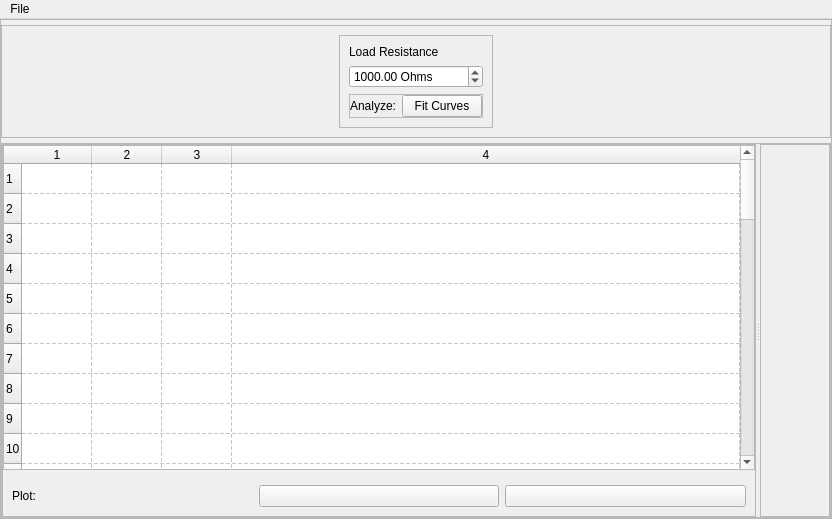
<?xml version="1.0" encoding="UTF-8"?>
<ui version="4.0">
 <class>MainWindow</class>
 <widget class="QMainWindow" name="MainWindow">
  <property name="geometry">
   <rect>
    <x>0</x>
    <y>0</y>
    <width>832</width>
    <height>519</height>
   </rect>
  </property>
  <property name="windowTitle">
   <string>MainWindow</string>
  </property>
  <widget class="QWidget" name="centralwidget">
   <layout class="QGridLayout" name="gridLayout_3">
    <property name="margin">
     <number>0</number>
    </property>
    <item row="0" column="0">
     <widget class="QFrame" name="widgetFrameOuter">
      <property name="sizePolicy">
       <sizepolicy hsizetype="Preferred" vsizetype="Preferred">
        <horstretch>0</horstretch>
        <verstretch>0</verstretch>
       </sizepolicy>
      </property>
      <property name="styleSheet">
       <string notr="true"/>
      </property>
      <property name="frameShape">
       <enum>QFrame::StyledPanel</enum>
      </property>
      <property name="frameShadow">
       <enum>QFrame::Raised</enum>
      </property>
      <property name="class" stdset="0">
       <string>PeripheralCollection</string>
      </property>
      <layout class="QVBoxLayout" name="verticalLayout_3">
       <property name="spacing">
        <number>5</number>
       </property>
       <property name="leftMargin">
        <number>0</number>
       </property>
       <property name="topMargin">
        <number>5</number>
       </property>
       <property name="rightMargin">
        <number>0</number>
       </property>
       <property name="bottomMargin">
        <number>0</number>
       </property>
       <item>
        <widget class="QFrame" name="frame">
         <property name="frameShape">
          <enum>QFrame::StyledPanel</enum>
         </property>
         <property name="frameShadow">
          <enum>QFrame::Raised</enum>
         </property>
         <layout class="QVBoxLayout" name="verticalLayout">
          <item>
           <layout class="QHBoxLayout" name="WidgetLayout">
            <item>
             <widget class="QFrame" name="frame_5">
              <property name="sizePolicy">
               <sizepolicy hsizetype="Maximum" vsizetype="Maximum">
                <horstretch>0</horstretch>
                <verstretch>0</verstretch>
               </sizepolicy>
              </property>
              <property name="minimumSize">
               <size>
                <width>0</width>
                <height>20</height>
               </size>
              </property>
              <property name="frameShape">
               <enum>QFrame::StyledPanel</enum>
              </property>
              <property name="frameShadow">
               <enum>QFrame::Raised</enum>
              </property>
              <layout class="QVBoxLayout" name="verticalLayout_4">
               <item>
                <widget class="QLabel" name="label">
                 <property name="sizePolicy">
                  <sizepolicy hsizetype="Preferred" vsizetype="Maximum">
                   <horstretch>0</horstretch>
                   <verstretch>0</verstretch>
                  </sizepolicy>
                 </property>
                 <property name="text">
                  <string>Load Resistance</string>
                 </property>
                </widget>
               </item>
               <item>
                <widget class="QDoubleSpinBox" name="resistance">
                 <property name="sizePolicy">
                  <sizepolicy hsizetype="Minimum" vsizetype="Maximum">
                   <horstretch>0</horstretch>
                   <verstretch>0</verstretch>
                  </sizepolicy>
                 </property>
                 <property name="suffix">
                  <string> Ohms</string>
                 </property>
                 <property name="maximum">
                  <double>10000.000000000000000</double>
                 </property>
                 <property name="value">
                  <double>1000.000000000000000</double>
                 </property>
                </widget>
               </item>
               <item>
                <widget class="QFrame" name="frame_4">
                 <property name="frameShape">
                  <enum>QFrame::StyledPanel</enum>
                 </property>
                 <property name="frameShadow">
                  <enum>QFrame::Raised</enum>
                 </property>
                 <layout class="QHBoxLayout" name="horizontalLayout">
                  <property name="margin">
                   <number>0</number>
                  </property>
                  <item>
                   <widget class="QLabel" name="analysisLabel">
                    <property name="text">
                     <string>Analyze:</string>
                    </property>
                   </widget>
                  </item>
                  <item>
                   <widget class="QPushButton" name="pushButton">
                    <property name="text">
                     <string>Fit Curves</string>
                    </property>
                   </widget>
                  </item>
                 </layout>
                </widget>
               </item>
              </layout>
             </widget>
            </item>
           </layout>
          </item>
         </layout>
        </widget>
       </item>
       <item>
        <widget class="QFrame" name="frame_2">
         <property name="sizePolicy">
          <sizepolicy hsizetype="Preferred" vsizetype="MinimumExpanding">
           <horstretch>0</horstretch>
           <verstretch>0</verstretch>
          </sizepolicy>
         </property>
         <property name="minimumSize">
          <size>
           <width>0</width>
           <height>50</height>
          </size>
         </property>
         <property name="frameShape">
          <enum>QFrame::StyledPanel</enum>
         </property>
         <property name="frameShadow">
          <enum>QFrame::Raised</enum>
         </property>
         <property name="class" stdset="0">
          <string>PeripheralCollectionInner</string>
         </property>
         <layout class="QHBoxLayout" name="horizontalLayout_2">
          <property name="spacing">
           <number>0</number>
          </property>
          <property name="margin">
           <number>0</number>
          </property>
          <item>
           <widget class="QSplitter" name="splitter">
            <property name="orientation">
             <enum>Qt::Horizontal</enum>
            </property>
            <widget class="QFrame" name="frame_3">
             <property name="sizePolicy">
              <sizepolicy hsizetype="Maximum" vsizetype="Preferred">
               <horstretch>0</horstretch>
               <verstretch>0</verstretch>
              </sizepolicy>
             </property>
             <property name="minimumSize">
              <size>
               <width>300</width>
               <height>0</height>
              </size>
             </property>
             <property name="frameShape">
              <enum>QFrame::StyledPanel</enum>
             </property>
             <property name="frameShadow">
              <enum>QFrame::Raised</enum>
             </property>
             <layout class="QVBoxLayout" name="verticalLayout_2">
              <property name="margin">
               <number>0</number>
              </property>
              <item>
               <widget class="QTableWidget" name="resultsTable">
                <property name="sizePolicy">
                 <sizepolicy hsizetype="Preferred" vsizetype="Expanding">
                  <horstretch>0</horstretch>
                  <verstretch>0</verstretch>
                 </sizepolicy>
                </property>
                <property name="autoScrollMargin">
                 <number>10</number>
                </property>
                <property name="textElideMode">
                 <enum>Qt::ElideRight</enum>
                </property>
                <property name="gridStyle">
                 <enum>Qt::DashLine</enum>
                </property>
                <property name="sortingEnabled">
                 <bool>false</bool>
                </property>
                <property name="rowCount">
                 <number>50</number>
                </property>
                <property name="columnCount">
                 <number>4</number>
                </property>
                <attribute name="horizontalHeaderCascadingSectionResizes">
                 <bool>true</bool>
                </attribute>
                <attribute name="horizontalHeaderDefaultSectionSize">
                 <number>70</number>
                </attribute>
                <attribute name="horizontalHeaderMinimumSectionSize">
                 <number>70</number>
                </attribute>
                <attribute name="horizontalHeaderShowSortIndicator" stdset="0">
                 <bool>false</bool>
                </attribute>
                <attribute name="horizontalHeaderStretchLastSection">
                 <bool>true</bool>
                </attribute>
                <attribute name="verticalHeaderStretchLastSection">
                 <bool>true</bool>
                </attribute>
                <row/>
                <row/>
                <row/>
                <row/>
                <row/>
                <row/>
                <row/>
                <row/>
                <row/>
                <row/>
                <row/>
                <row/>
                <row/>
                <row/>
                <row/>
                <row/>
                <row/>
                <row/>
                <row/>
                <row/>
                <row/>
                <row/>
                <row/>
                <row/>
                <row/>
                <row/>
                <row/>
                <row/>
                <row/>
                <row/>
                <row/>
                <row/>
                <row/>
                <row/>
                <row/>
                <row/>
                <row/>
                <row/>
                <row/>
                <row/>
                <row/>
                <row/>
                <row/>
                <row/>
                <row/>
                <row/>
                <row/>
                <row/>
                <row/>
                <row/>
                <column/>
                <column/>
                <column/>
                <column/>
               </widget>
              </item>
              <item>
               <widget class="QFrame" name="frame_6">
                <property name="sizePolicy">
                 <sizepolicy hsizetype="Preferred" vsizetype="Preferred">
                  <horstretch>0</horstretch>
                  <verstretch>0</verstretch>
                 </sizepolicy>
                </property>
                <property name="frameShape">
                 <enum>QFrame::NoFrame</enum>
                </property>
                <property name="frameShadow">
                 <enum>QFrame::Raised</enum>
                </property>
                <layout class="QHBoxLayout" name="horizontalLayout_3">
                 <item>
                  <widget class="QLabel" name="label_3">
                   <property name="text">
                    <string>Plot:</string>
                   </property>
                  </widget>
                 </item>
                 <item>
                  <widget class="QPushButton" name="plotAButton">
                   <property name="text">
                    <string/>
                   </property>
                  </widget>
                 </item>
                 <item>
                  <widget class="QPushButton" name="plotBButton">
                   <property name="text">
                    <string/>
                   </property>
                  </widget>
                 </item>
                </layout>
               </widget>
              </item>
             </layout>
            </widget>
            <widget class="QScrollArea" name="scrollArea">
             <property name="sizePolicy">
              <sizepolicy hsizetype="Preferred" vsizetype="Expanding">
               <horstretch>0</horstretch>
               <verstretch>0</verstretch>
              </sizepolicy>
             </property>
             <property name="widgetResizable">
              <bool>true</bool>
             </property>
             <widget class="QWidget" name="scrollAreaWidgetContents">
              <property name="geometry">
               <rect>
                <x>0</x>
                <y>0</y>
                <width>76</width>
                <height>348</height>
               </rect>
              </property>
              <layout class="QGridLayout" name="gridLayout_4">
               <property name="margin">
                <number>2</number>
               </property>
               <property name="spacing">
                <number>2</number>
               </property>
               <item row="0" column="0">
                <layout class="QGridLayout" name="plot_area"/>
               </item>
              </layout>
             </widget>
            </widget>
           </widget>
          </item>
         </layout>
        </widget>
       </item>
      </layout>
     </widget>
    </item>
   </layout>
  </widget>
  <widget class="QMenuBar" name="menubar">
   <property name="geometry">
    <rect>
     <x>0</x>
     <y>0</y>
     <width>832</width>
     <height>25</height>
    </rect>
   </property>
   <widget class="QMenu" name="menuFile">
    <property name="title">
     <string>File</string>
    </property>
    <addaction name="actionSave_as"/>
   </widget>
   <addaction name="menuFile"/>
  </widget>
  <action name="actionSave_as">
   <property name="text">
    <string>save as</string>
   </property>
   <property name="shortcut">
    <string>Ctrl+S</string>
   </property>
  </action>
 </widget>
 <resources/>
 <connections>
  <connection>
   <sender>pushButton</sender>
   <signal>clicked()</signal>
   <receiver>MainWindow</receiver>
   <slot>fit()</slot>
   <hints>
    <hint type="sourcelabel">
     <x>462</x>
     <y>123</y>
    </hint>
    <hint type="destinationlabel">
     <x>-19</x>
     <y>142</y>
    </hint>
   </hints>
  </connection>
  <connection>
   <sender>plotAButton</sender>
   <signal>clicked()</signal>
   <receiver>MainWindow</receiver>
   <slot>plotA()</slot>
   <hints>
    <hint type="sourcelabel">
     <x>492</x>
     <y>507</y>
    </hint>
    <hint type="destinationlabel">
     <x>281</x>
     <y>542</y>
    </hint>
   </hints>
  </connection>
  <connection>
   <sender>plotBButton</sender>
   <signal>clicked()</signal>
   <receiver>MainWindow</receiver>
   <slot>plotB()</slot>
   <hints>
    <hint type="sourcelabel">
     <x>736</x>
     <y>507</y>
    </hint>
    <hint type="destinationlabel">
     <x>358</x>
     <y>541</y>
    </hint>
   </hints>
  </connection>
  <connection>
   <sender>actionSave_as</sender>
   <signal>triggered()</signal>
   <receiver>MainWindow</receiver>
   <slot>saveFile()</slot>
   <hints>
    <hint type="sourcelabel">
     <x>-1</x>
     <y>-1</y>
    </hint>
    <hint type="destinationlabel">
     <x>415</x>
     <y>259</y>
    </hint>
   </hints>
  </connection>
 </connections>
 <slots>
  <slot>delete_curve()</slot>
  <slot>fit()</slot>
  <slot>plotA()</slot>
  <slot>plotB()</slot>
  <slot>saveFile()</slot>
 </slots>
</ui>
